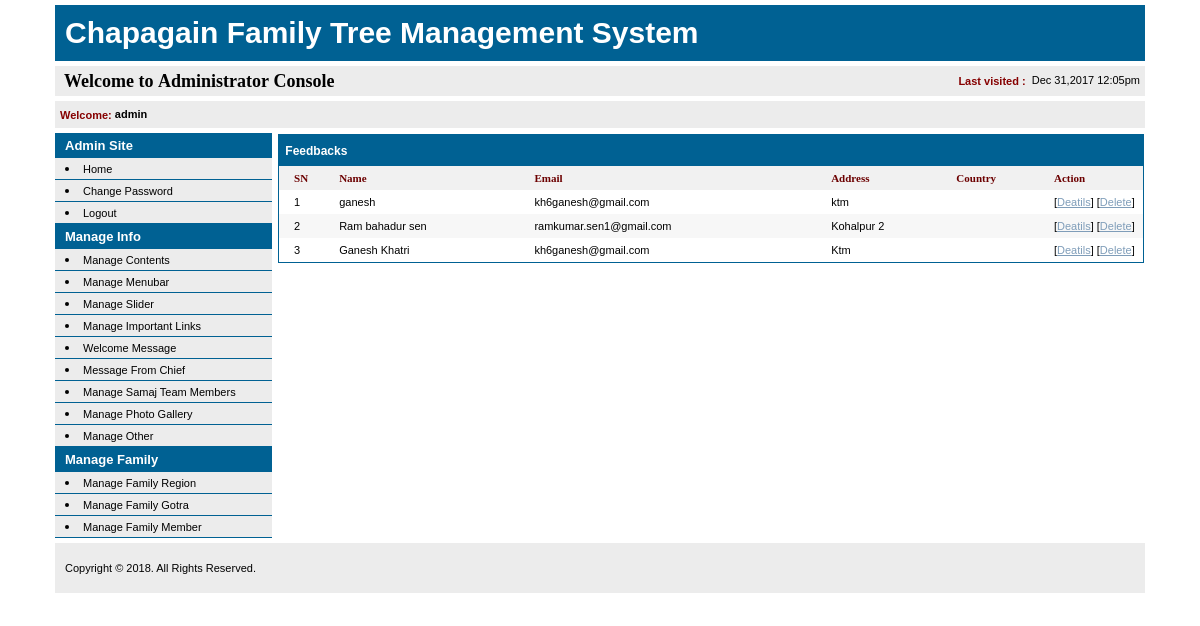
Page /admin/feedbacks.php (signed in) on the earlier database version.
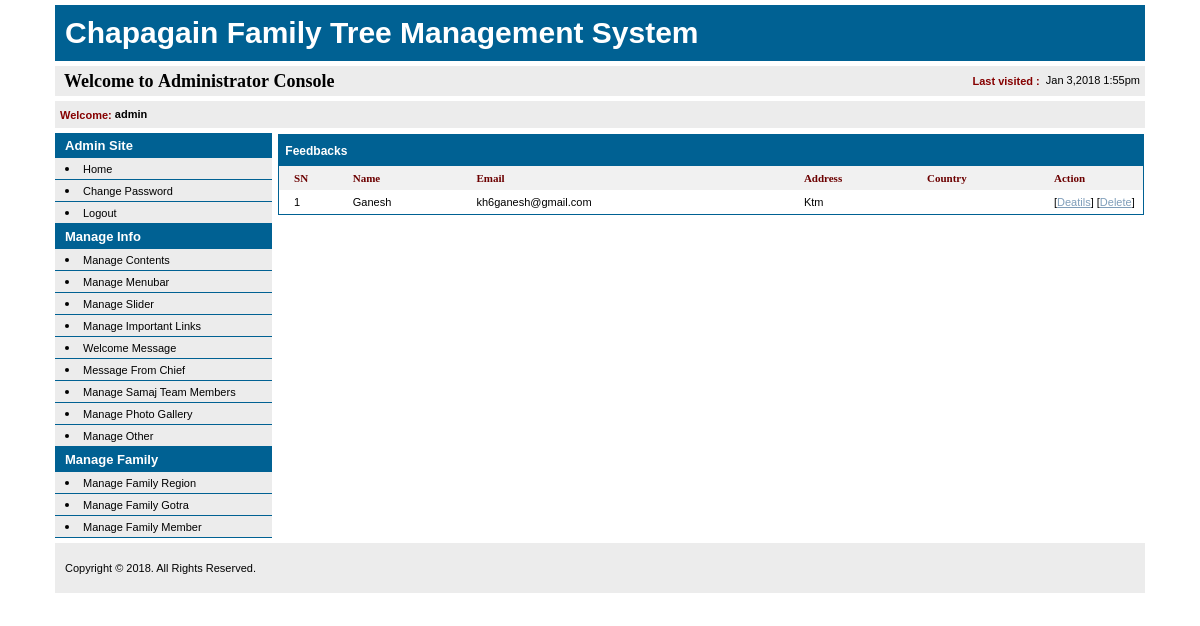
Same page on the later database version.
### tables this page shows
CREATE TABLE IF NOT EXISTS `feedbacks` (
`id` int(11) NOT NULL,
  `name` varchar(255) DEFAULT NULL,
  `address` varchar(255) DEFAULT NULL,
  `phone` varchar(255) DEFAULT NULL,
  `email` varchar(255) DEFAULT NULL,
  `subject` varchar(255) DEFAULT NULL,
  `comment` text,
  `onDate` datetime DEFAULT NULL
);

### data/conn.php (called while the page is built, shortened)
<?php
	class Dbconn{
		function Dbconn(){
			$this->host = "localhost";
			$this->uname = "student";
			$this->psw = "student";
			$this->dbname = "chapagain";
			$this->links = mysql_connect($this->host,$this->uname,$this->psw) or die("Sorry, couldnot connect to MySQL Server");
		}
		function fetchArray($result)
		{
			return mysql_fetch_array($result);
		}
	}
?>

### admin/init.php (called while the page is built, shortened)
<?php
require_once("../data/conn.php");
require_once("../data/users.php");
require_once("../data/listingfiles.php");
require_once("../data/feedbacks.php");
$conn 					= new Dbconn();
?>

### admin/paging.php (called while the page is built, shortened)
<?php
if(!isset($_GET['page'])){
 $page = 1;
}
else {
 $page = $_GET['page'];
}
class Pager
{
 function findStart($page, $limit)
 {
  if ((!isset($page)) || ($page == "1"))
  {
   $start = 0;
  }
  else
  {
   $start = ($page-1) * $limit;
  }
  return $start;
 }
}
$p = new Pager();
$p->pagename = $pagename;
$p->pageTitle = $pageTitle;
$start = $p -> findStart($page, $limit);
$sql.=" LIMIT ".$start.", ".$limit;
$result = mysql_query($sql);
?>

### admin/feedbacks.php (the view, shortened to what this page needs)
<?php
include("init.php");
?>
<!DOCTYPE html PUBLIC "-//W3C//DTD XHTML 1.0 Transitional//EN" "http://www.w3.org/TR/xhtml1/DTD/xhtml1-transitional.dtd">
<html>
<head>
<link href="../css/admin.css" rel="stylesheet" type="text/css"></head>
<body>
<table width="<?php echo ADMIN_PAGE_WIDTH; ?>" border="0" align="center" cellpadding="0"
	cellspacing="5" bgcolor="#FFFFFF">
  <tr>
    <td colspan="2"><?php include("header.php"); ?></td>
  </tr>
  <tr>
    <td width="<?php echo ADMIN_LEFT_WIDTH; ?>" valign="top"><?php include("leftnav.php"); ?></td>
    <td width="<?php echo ADMIN_BODY_WIDTH; ?>" valign="top">
	<table width="100%" border="0" cellspacing="1" cellpadding="0">
        <tr>
          <td class="bgborder"><table width="100%" border="0" cellspacing="1" cellpadding="0">
              <tr>
                <td bgcolor="#FFFFFF"><table width="100%" border="0" cellspacing="0" cellpadding="0">
                    <tr>
                      <td class="heading2">&nbsp;Feedbacks</td>
                    </tr>
                    <tr>
                      <td><table width="100%"  border="0" cellpadding="4" cellspacing="0">
                          <tr bgcolor="#F1F1F1" class="tahomabold11">
                            <td width="1">&nbsp;</td>
                            <td><strong>SN</strong></td>
                            <td><strong>Name</strong></td>
                            <td><strong>Email</strong></td>
                            <td><strong>Address</strong></td>
                            <td><strong>Country</strong></td>
                            <td width="85"><strong>Action</strong></td>
                          </tr>
													<?php
													$counter = 0;
													$pagename = "feedbacks.php?";
													$sql = "SELECT * FROM feedbacks ORDER BY id DESC";
													include("paging.php");
													while ($row = $conn->fetchArray($result))
													{
													?>
                          <tr <?php if($counter%2 != 0) echo 'bgcolor="#F7F7F7"'; else echo 'bgcolor="#FFFFFF"'; ?>>
                            <td valign="top">&nbsp;</td>
                            <td valign="top"><?= ++$counter; ?></td>
                            <td valign="top"><?= $row['name'] ?></td>
                            <td valign="top"><?php echo $row['email']; ?></td>
                            <td valign="top"><?php echo $row['address']; ?></td>
                            <td valign="top"><?php echo $row['country']; ?></td>
                            <td valign="top">
                            [<a href="feedbacks.php?id=<?php echo $row['id']; ?>&view">Deatils</a>]
														[<a href="#" onClick="javascript: if(confirm('This will permanently delete Feedback details from database. Continue?')){ document.location='feedbacks.php?delete=<?php echo $row['id']; ?>'; }">Delete</a>]
														</td>
                          </tr>
                          <?
													}
													?>
                        </table>
												</td>
                    </tr>
                  </table></td>
              </tr>
            </table></td>
        </tr>
      </table>
	  </td>
  </tr>
  <tr>
    <td colspan="2"><?php include("footer.php"); ?></td>
  </tr>
</table>
</body>
</html>

### admin/header.php
<table width="100%"  border="0" cellspacing="0" cellpadding="0">
  <tr>
    <td colspan="2" class="heading"><?php echo PAGE_TITLE; ?></td>
  </tr>
  <tr>
    <td colspan="2" align="center" height="5"></td>
  </tr>
  <tr class="lightbg">
    <td width="211" height="30" class="hdr">&nbsp;&nbsp;Welcome&nbsp;to&nbsp;Administrator&nbsp;Console&nbsp;</td>
    <td height="30" align="right" style="padding-right:5px;"><?php if(isset($_SESSION['sessLastLogin'])){
	  echo '<span class="tab_search_Over">Last visited :&nbsp;&nbsp;</span>';
	  $arrDate = explode(' ',$_SESSION['sessLastLogin']);
	  $arrDate1 = explode('-',$arrDate[0]);
	  $arrDate2 = explode(':',$arrDate[1]);
	  echo date("M j,Y g:ia",mktime($arrDate2[0],$arrDate2[1],$arrDate2[2],$arrDate1[1],$arrDate1[2],$arrDate1[0]));
	  }
  ?>
    </td>
  </tr>
  <tr>
    <td colspan="2" align="center" height="5"></td>
  </tr>
  <tr>
    <td colspan="2" align="center" valign="top" class="lightbg"><table width="100%"  border="0" align="right" cellpadding="5" cellspacing="0">
        <tr>
          <td width="31%"><div align="left">
              <?php if(isset($_SESSION['sessUsername'])){ echo '<span class="tab_search_Over">Welcome: </span><strong>'.$_SESSION['sessUsername']; } ?>
              </strong></div></td>
          <td width="69%" align="right" style="color:#FF0000;">&nbsp;
            <?php if(isset($_GET['msg'])){ ?>
            <span class="succ_msg">&nbsp;&nbsp;<?php echo $_GET['msg']; ?>&nbsp;</span>
            <?php } ?></td>
        </tr>
      </table></td>
  </tr>
</table>

### admin/leftnav.php
<ul class="menu">
	<li>
  		<p>Admin Site</p>
  		<ul>
    		<li><a href="index.php">Home</a></li>
      		<li><a href="changepswd.php">Change Password</a></li>
      		<li><a href="logout.php">Logout</a></li>
    	</ul>
  	</li>
  	<li>
  		<p>Manage Info</p>
    	<ul>
            <li><a href="cms.php">Manage Contents</a></li>
            <li><a href="cms.php?groupType=Header">Manage Menubar</a></li>
            <li><a href="cms.php?id=723&parentId=0&groupType=Other">Manage Slider</a></li>
            <li><a href="cms.php?parentId=847&groupType=Header&open">Manage Important Links</a></li>
            <li><a href="cms.php?id=176&parentId=0&groupType=Other">Welcome Message</a></li>
            <li><a href="cms.php?id=274&parentId=0&groupType=Other">Message From Chief</a></li>
            <li><a href="cms.php?parentId=854&groupType=Other&open">Manage Samaj Team Members</a></li>
            <li><a href="cms.php?id=863&parentId=0&groupType=Other">Manage Photo Gallery</a></li>
            <li><a href="cms.php?groupType=Other">Manage Other</a></li>
    	</ul>
  	</li>
    <li>
      <p>Manage Family</p>
      <ul>
            <li><a href="region.php">Manage Family Region</a></li>
            <li><a href="gotra.php">Manage Family Gotra</a></li>
            <li><a href="family.php">Manage Family Member</a></li>
      </ul>
    </li>
</ul>

### admin/footer.php
<table width="100%"  border="0" align="center" cellpadding="0" cellspacing="0">
  <tr>
    <td height="50" class="lightbg footer">Copyright &copy; <?php echo date('Y'); ?>. All Rights Reserved.</td>
  </tr>
</table>

### css/admin.css (style rules this page uses)
html, body { margin: 0; padding: 0; cursor: default; font-family: Tahoma, Arial, Verdana, Helvetica, sans-serif; font-size:11px; color:#000000; line-height:16px; }
.heading { font-size:30px; padding:20px 10px; color:#FFF; background:#006193; font-weight:bold; }
.lightbg { background:#ececec; }
.heading2 { font-size: 12px; font-weight: bold; height:25px; text-align:left; color:#FFFFFF; background-color:#006193; padding:3px; }
.bgborder { background:#006193; }
ul.menu { margin:0; padding:0; }
ul.menu li { margin:0; padding:0; background:#006193; color:#FFF; font:bold 13px Tahoma, Geneva, sans-serif; }
ul.menu li p { padding:5px 10px; margin:0; }
ul.menu li ul { margin:0; padding:0; background:#ececec; }
ul.menu li li { background:#ececec; list-style-position:inside; color:#000; list-style-type:disc; border-bottom:1px solid #006193; padding:3px 10px; }
ul.menu li a { font:normal 11px Tahoma, Geneva, sans-serif; text-decoration:none; color:#000; }
a, a:link, a:active, a:visited { color: #7F9DB9; text-decoration: underline; }
.menu { font-weight: normal; text-decoration: none; }
.tab_search_Over { height:29px; width:103px; cursor:pointer; background-repeat:no-repeat; font-weight: bold; font-size:11px; text-decoration: none; text-align:center; vertical-align:middle; color:#860000; }
.hdr { font-family: Tahoma; font-size: 18px; font-weight: bold; color: #000000; line-height: 20px; }
.tahomabold11 { font-family: Tahoma; font-size: 11px; font-weight: bold; color:#6C0000; text-align:left; padding-left:5px; width:246px; }
.footer { font-family: Arial, Helvetica, sans-serif; font-size: 11px; padding-left:10px; }

Differences in the rows shown:
removed feedbacks: name "ganesh", email "kh6ganesh@gmail.com", address "ktm"
removed feedbacks: name "Ram bahadur sen", email "ramkumar.sen1@gmail.com", address "Kohalpur 2"
removed feedbacks: name "Ganesh Khatri", email "kh6ganesh@gmail.com", address "Ktm"
added feedbacks: name "Ganesh", email "kh6ganesh@gmail.com", address "Ktm"
Other differences:
text no longer shown: "Dec 31,2017 12:05pm"
text now shown: "Jan 3,2018 1:55pm"
